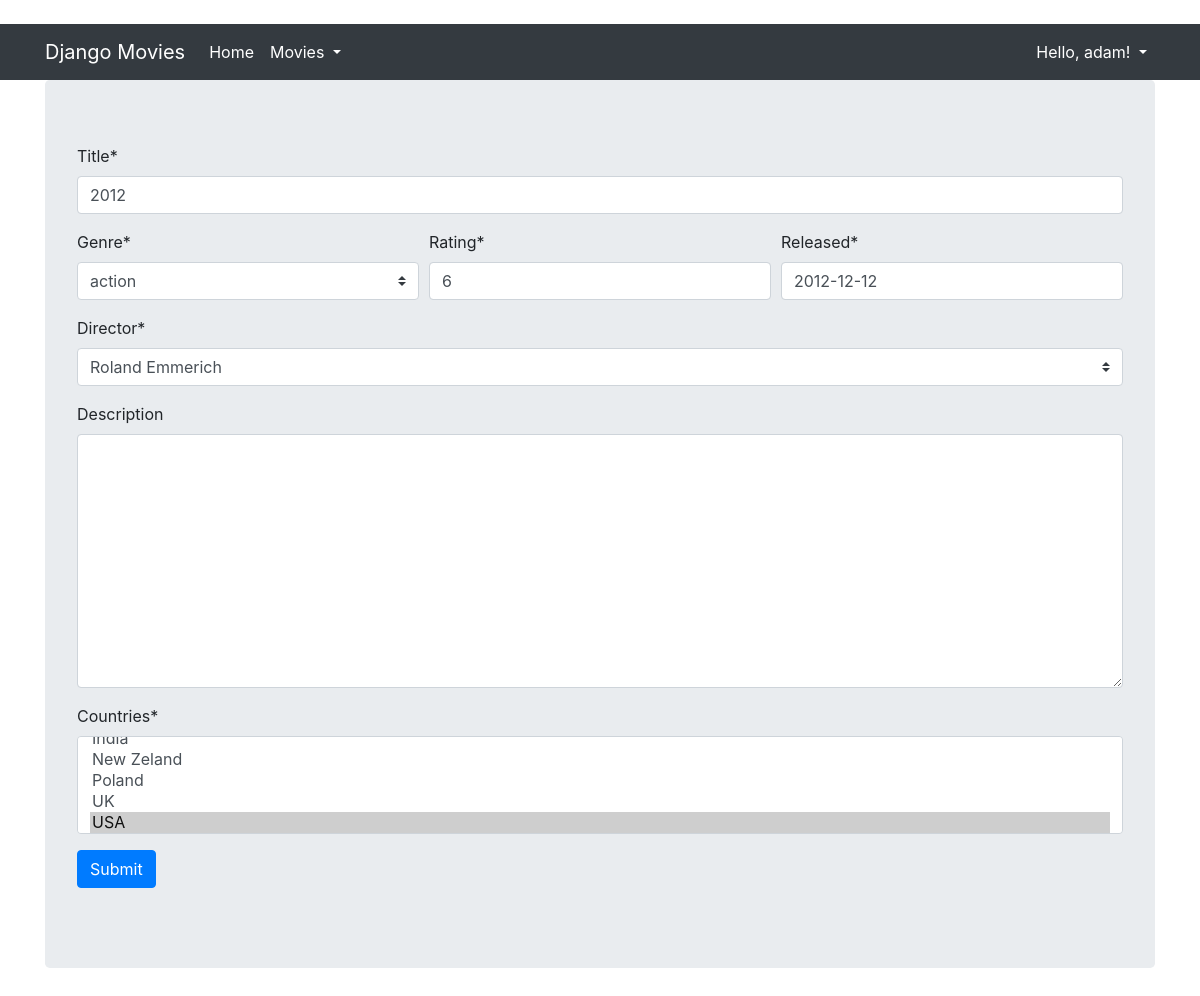
/core/movie/update/12 (signed in), run on an earlier commit of the app's database.
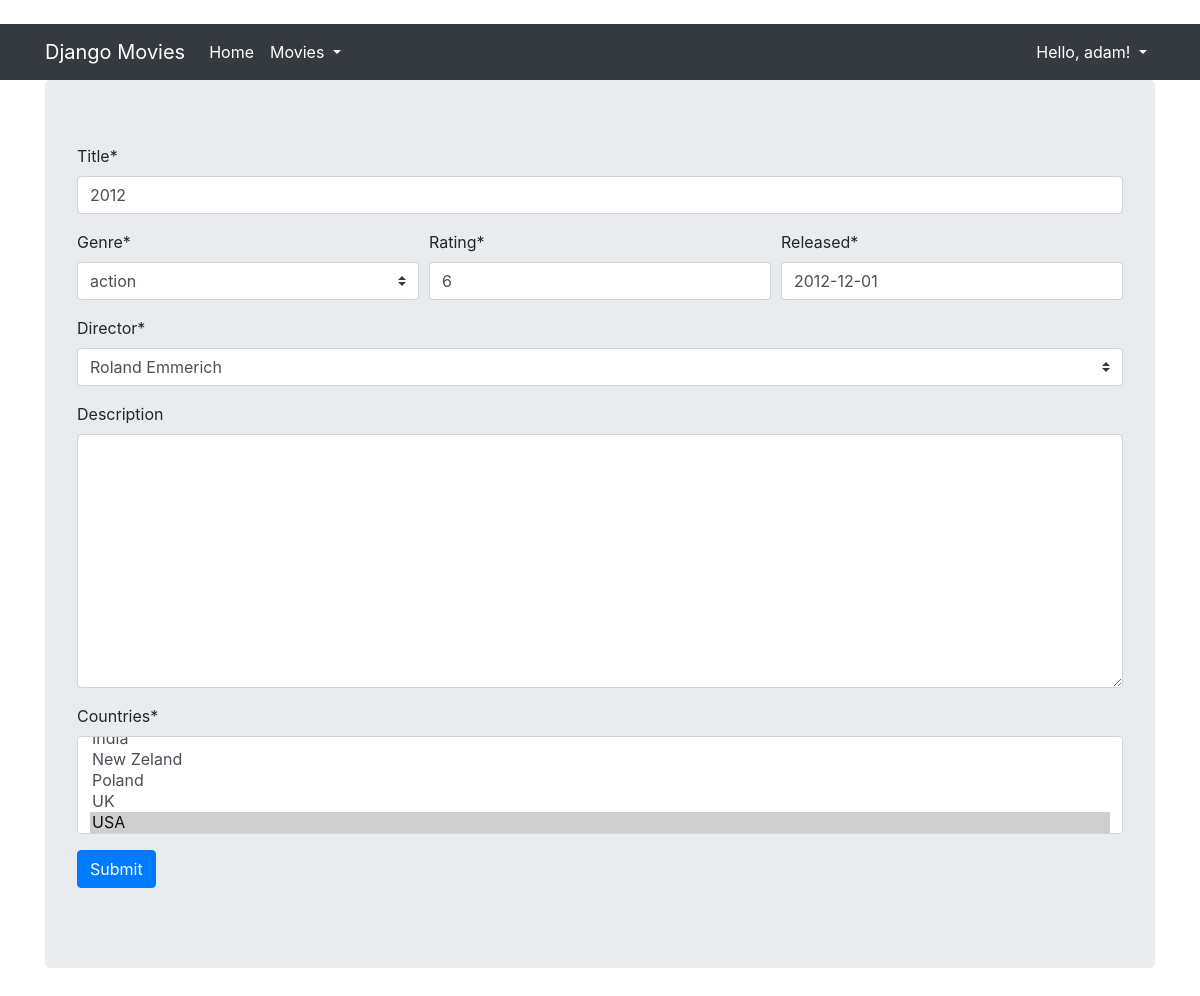
And on a later commit of the database.
### core/models.py (models this page shows, shortened)
class Movie(models.Model):
    title = models.CharField(max_length=100)
    rating = models.IntegerField(
        null=True, validators=[MaxValueValidator(15), MinValueValidator(1)]
    )
    released = models.DateField()
    description = models.TextField(null=True, blank=True)
    created = models.DateTimeField(auto_now_add=True)
    genre = models.ForeignKey(Genre, null=True, on_delete=models.SET_NULL)
    director = models.ForeignKey(Director, null=True, on_delete=models.SET_NULL)
    countries = models.ManyToManyField(Country, related_name='movies')
    class Meta:
        unique_together = ('title', 'released')

### core/views.py (the view, shortened to what this page needs)
# urls.py: path('movie/update/<pk>', MovieUpdateView.as_view(), name='movie_update'),
class MovieUpdateView(StaffRequiredMixin, LoginRequiredMixin, UpdateView):
    template_name='form.html'
    form_class = MovieForm
    model = Movie
    success_url = reverse_lazy('core:movie_list')
    def test_func(self):
        super().test_func()
        return self.request.user.is_superuser

### core/forms.py (shortened to what this page needs)
class MovieForm(forms.ModelForm):
    class Meta:
        model = Movie
        fields = '__all__'
    title = forms.CharField(validators=[capitalized_validator])
    rating = forms.IntegerField(min_value=1, max_value=10)
    released = PastMonthField()
    def __init__(self, *args, **kwargs):
        super().__init__(*args, **kwargs)
        self.helper = FormHelper()
        self.helper.layout = Layout(
            'title',
            Row(Column('genre'), Column('rating'), Column('released')),
            'director',
            'description',
            'countries',
            Submit('submit', 'Submit'),
        )

### core/models.py (called while the page is built)
    def __str__(self):
        return self.name

    def __str__(self):
        return self.name

    def __str__(self):
        return f"{self.name} {self.surname}"

### core/views.py (called while the page is built)
    def test_func(self):
        return self.request.user.is_staff

### django_movies/templates/form.html (shortened to what this page needs)
{% extends "base.html" %}
{% load crispy_forms_tags %}
{% block content %}
    {% crispy form %}
{% endblock %}

What changed in the data, as far as the page shows it:
changed Movie "action": released "2012-12-12" → "2012-12-01"
